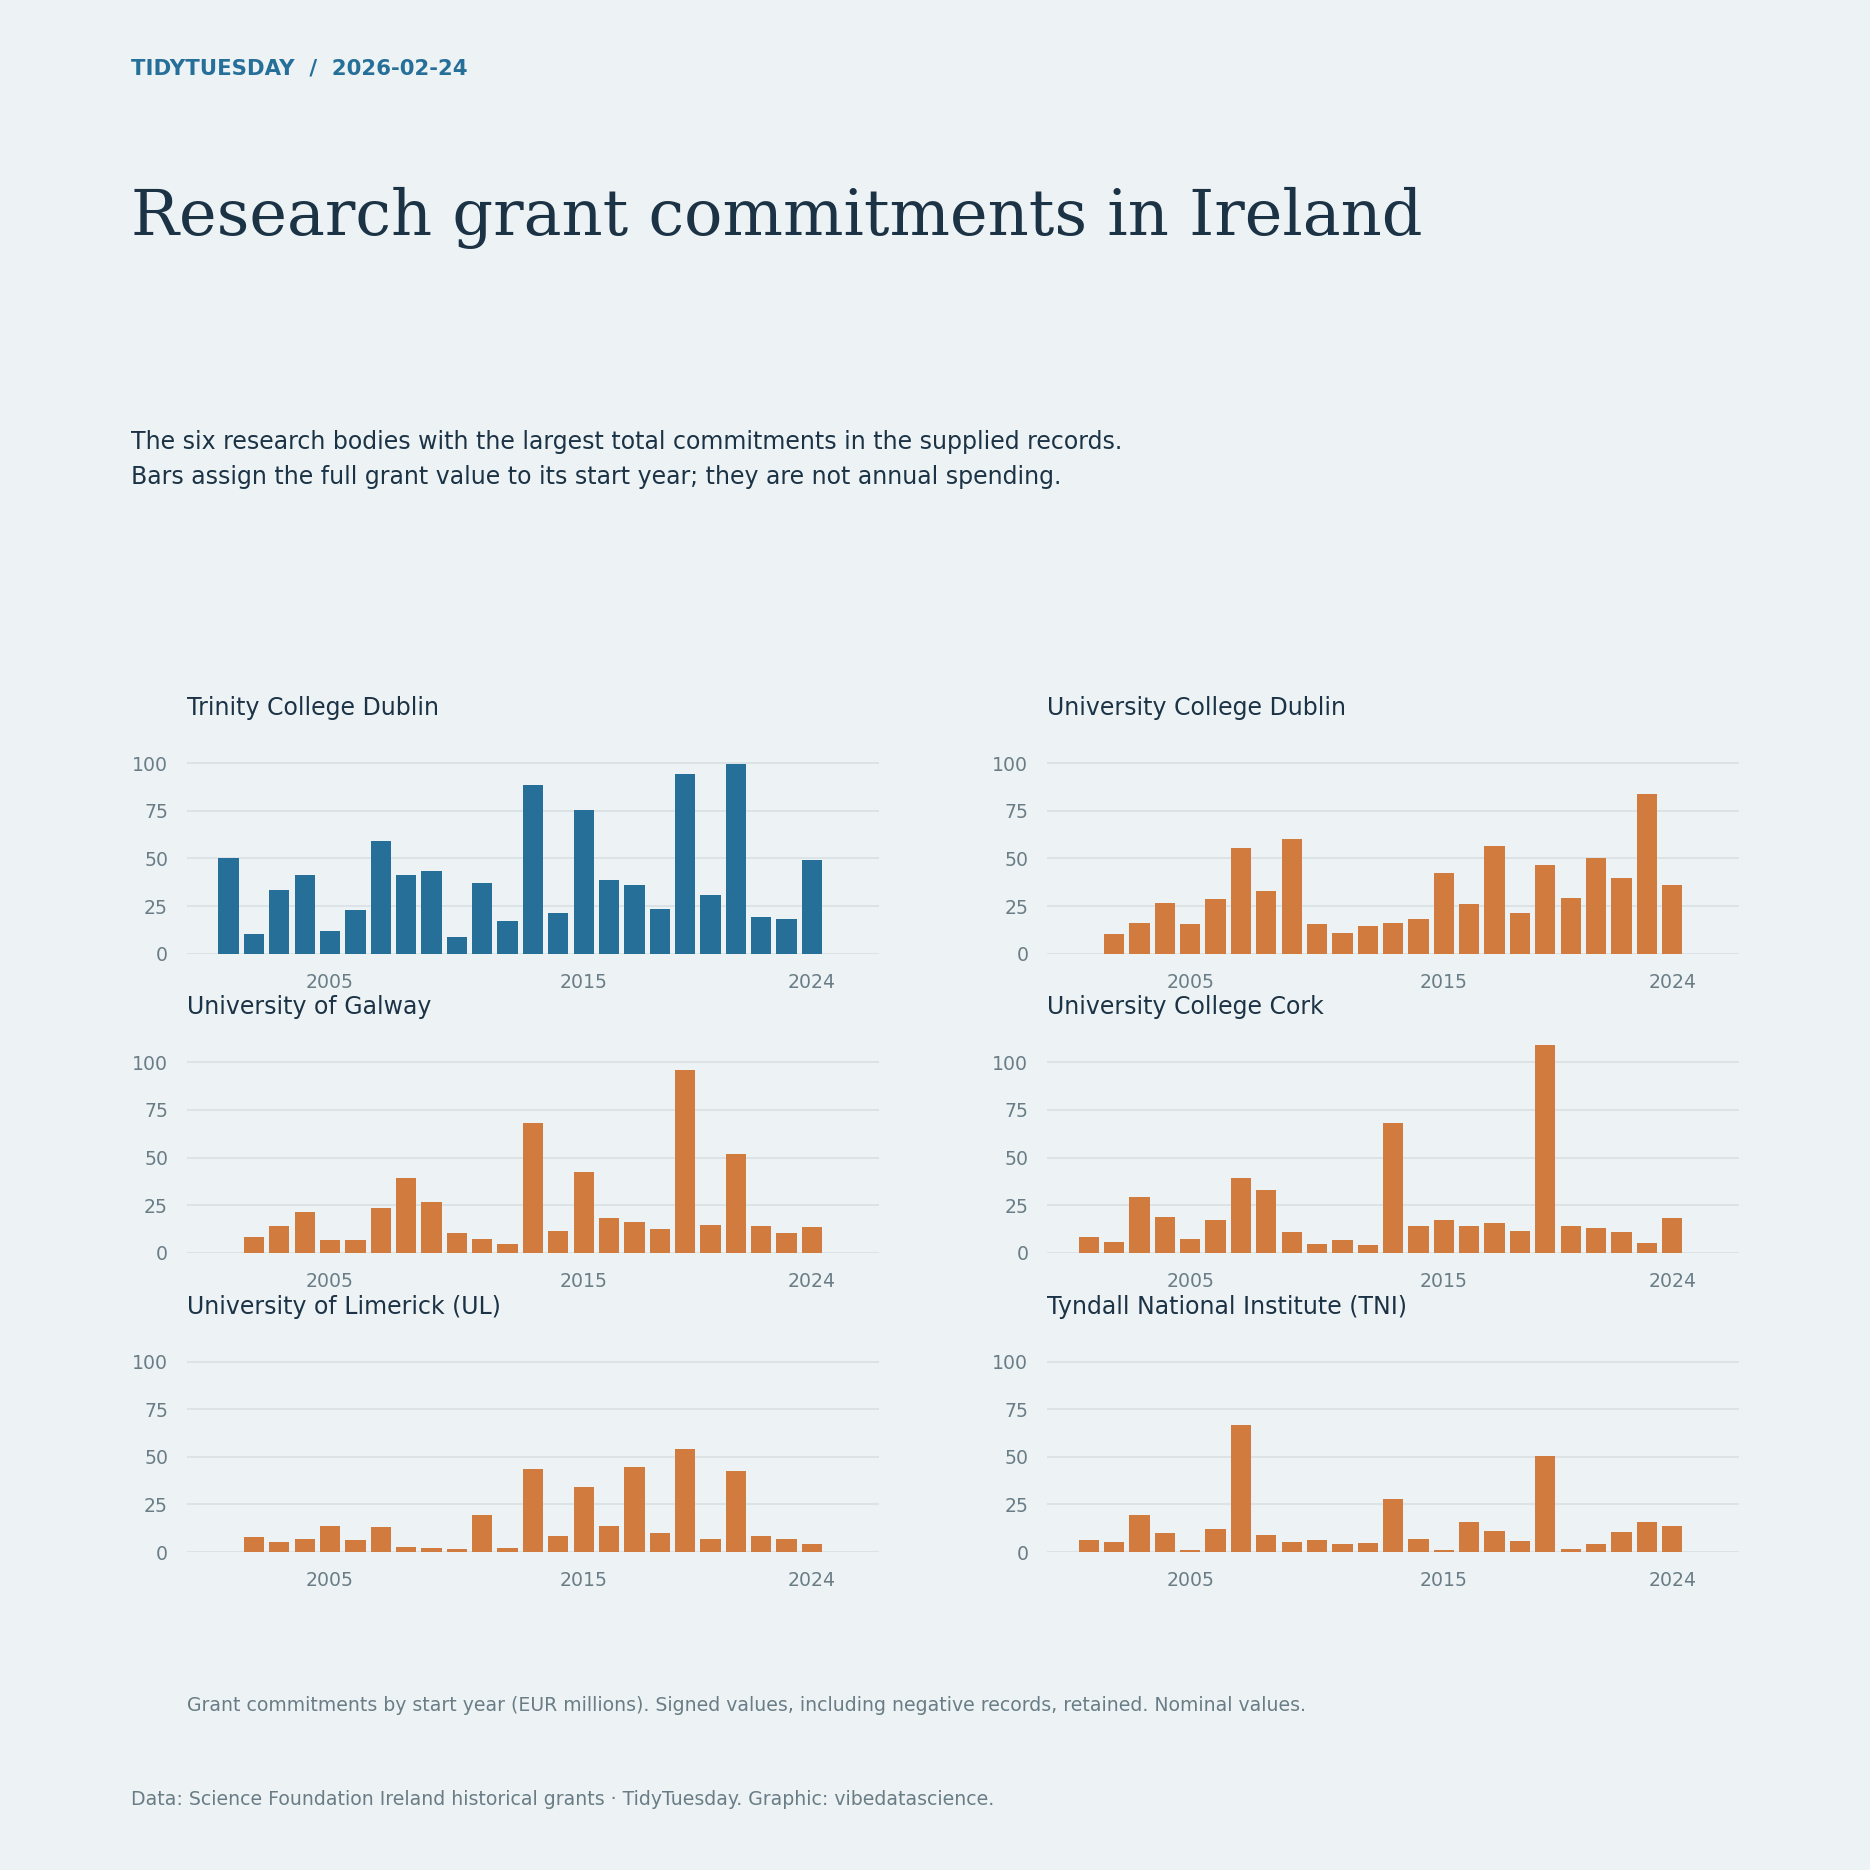

The script that saved this image:
"""TidyTuesday 2026-02-24: Research grant commitments in Ireland. Reproduce the chart from the bundled source data."""
from pathlib import Path
import textwrap
import re
from collections import Counter
import numpy as np
import pandas as pd
import matplotlib
matplotlib.use('Agg')
import matplotlib.pyplot as plt
import matplotlib.dates as mdates
from matplotlib.ticker import FuncFormatter, MaxNLocator
from matplotlib.colors import LinearSegmentedColormap, Normalize
from matplotlib.patches import Patch

HERE = Path(__file__).resolve().parent
PAPER, INK, MUTED, ACCENT, SECOND = ('#edf3f5', '#1c3346', '#6a7d86', '#256f99', '#d27b3e')
plt.rcParams.update({'font.family':'DejaVu Sans', 'font.size':10, 'text.color':INK,
 'axes.labelcolor':INK, 'xtick.color':MUTED, 'ytick.color':MUTED,
 'axes.edgecolor':MUTED, 'savefig.facecolor':PAPER})

def read(name):
    data = pd.read_csv(HERE / 'data' / (name + '.csv.gz'), low_memory=False)
    assert len(data), 'Empty source data'
    return data

def figure(subtitle, height=9):
    fig = plt.figure(figsize=(11,height), facecolor=PAPER)
    fig.text(.07,.96,'TIDYTUESDAY  /  2026-02-24',fontsize=9,color=ACCENT,weight='bold')
    fig.text(.07,.90,textwrap.fill('Research grant commitments in Ireland',48),fontsize=27,fontfamily='DejaVu Serif',va='top',linespacing=1.14)
    fig.text(.07,.77,subtitle,fontsize=10,va='top',linespacing=1.55)
    fig.text(.07,.035,textwrap.fill('Data: Science Foundation Ireland historical grants · TidyTuesday. Graphic: vibedatascience.',110),fontsize=8,color=MUTED,linespacing=1.5)
    return fig

def axis(fig, rect=(.24,.18,.69,.49), grid='x'):
    ax=fig.add_axes(rect,facecolor=PAPER)
    for spine in ax.spines.values():spine.set_visible(False)
    ax.tick_params(length=0,pad=8)
    if grid:ax.grid(axis=grid,color=MUTED,alpha=.16,linewidth=.7)
    ax.set_axisbelow(True)
    return ax

def save(fig):
    fig.savefig(HERE / '20260224.png',dpi=170)
    plt.close(fig)
    print('2026-02-24: saved 20260224.png')

df=read('sfi_grants');df['year']=pd.to_datetime(df.start_date).dt.year
assert np.isfinite(df.current_total_commitment).all()  # Retain signed commitments, including negative records.
top=df.groupby('research_body').current_total_commitment.sum().nlargest(6).index
fig=figure('The six research bodies with the largest total commitments in the supplied records.\nBars assign the full grant value to its start year; they are not annual spending.',11)
short={'Trinity College Dublin (TCD)':'Trinity College Dublin','University College Dublin (UCD)':'University College Dublin','University College Cork (UCC)':'University College Cork','University of Galway (NUIG)':'University of Galway'}
years=range(int(df.year.min()),int(df.year.max())+1)
maximum=max(df[df.research_body.isin(top)].groupby(['research_body','year']).current_total_commitment.sum())/1e6
for i,name in enumerate(top):
 ax=axis(fig,(.10+(i%2)*.46,.49-(i//2)*.16,.37,.12),grid='y')
 s=df.loc[df.research_body==name].groupby('year').current_total_commitment.sum().reindex(years,fill_value=0)/1e6
 ax.bar(s.index,s,color=ACCENT if i==0 else SECOND,width=.8)
 ax.set_ylim(min(0,s.min())*1.1,maximum*1.08);ax.set_title(textwrap.fill(short.get(name,name),34),loc='left',fontsize=10,color=INK,pad=6)
 ax.set_xticks([2005,2015,2024]);ax.tick_params(labelsize=8)
fig.text(.10,.085,'Grant commitments by start year (EUR millions). Signed values, including negative records, retained. Nominal values.',fontsize=8,color=MUTED)
save(fig)
